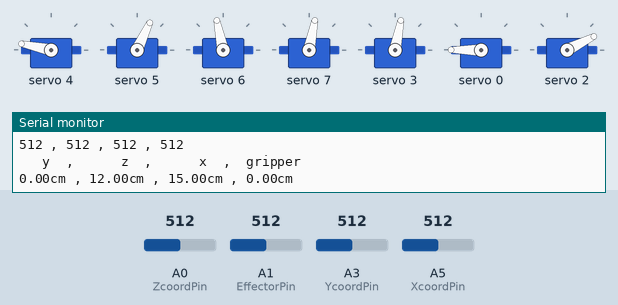
The sketch below on a simulated Arduino Uno, built with avr-gcc and run on an emulated ATmega328P. Shown: 7 × servo, the last lines printed to the serial monitor. Inputs (shaded band) come from the test bench; at power-on: A0 (ZcoordPin) = 512, A3 (YcoordPin) = 512, A5 (XcoordPin) = 512, A1 (EffectorPin) = 512.

Above: at 1.2 s.
1.3 s: A0 (ZcoordPin) set to 555
At 3.4 s:
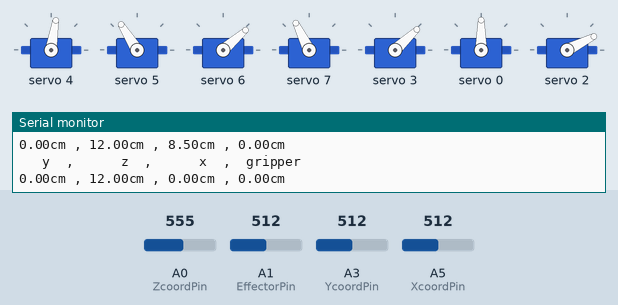
4.3 s: A3 (YcoordPin) set to 546
At 6.4 s:
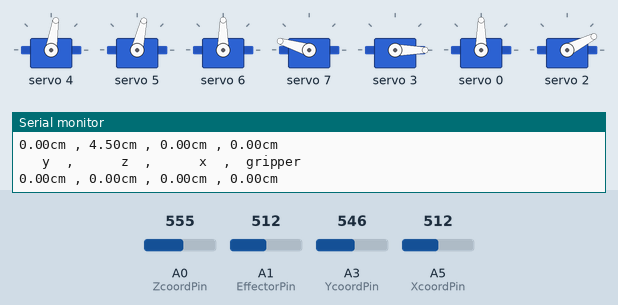
6.9 s: A5 (XcoordPin) set to 551
At 7.18 s:
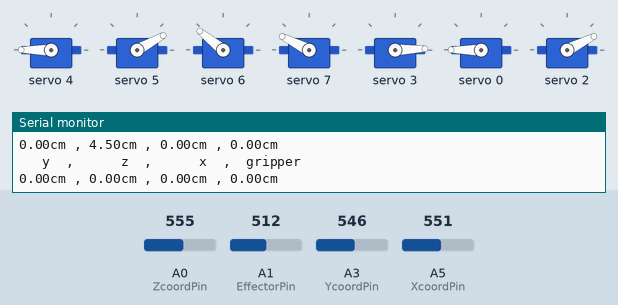
9.9 s: A1 (EffectorPin) set to 306
At 11.2 s:
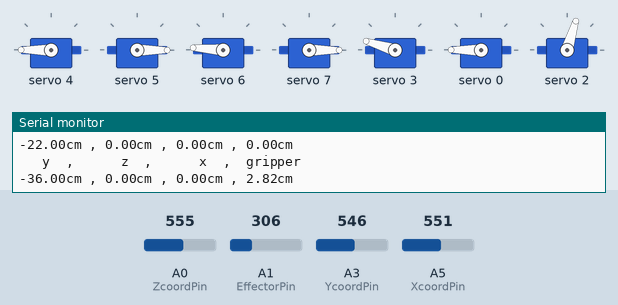
11.5 s: A5 (XcoordPin) set to 306
At 13.46 s:
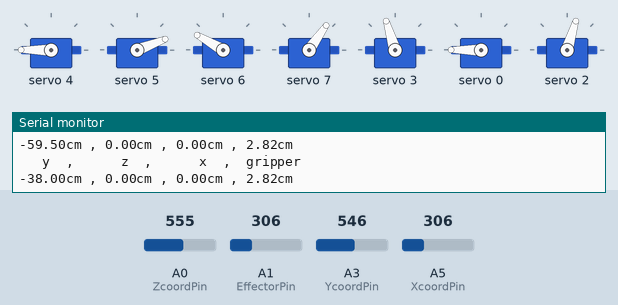
14.5 s: A3 (YcoordPin) set to 306
Timing chart, 0 to 18.5 s (numbered marks = the images above; inputs shaded):
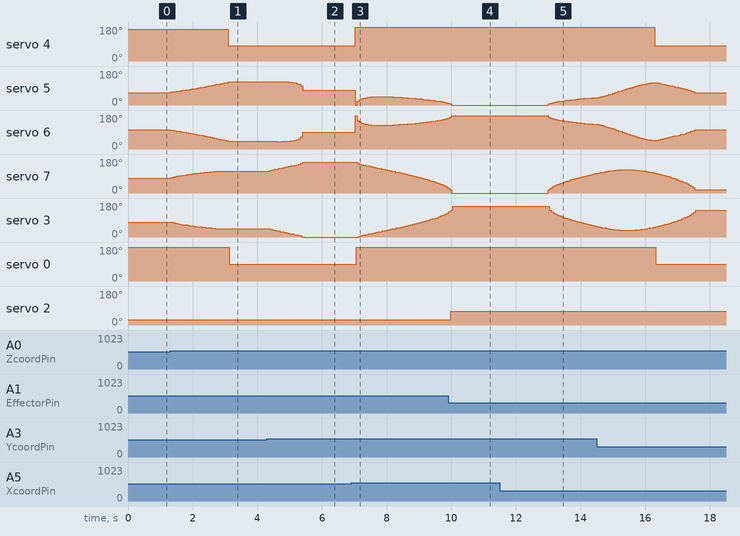

Measured:
- the behaviour switches between 537 and 538 on A0 (ZcoordPin) (found by bisection; images 0 and 1)
- the behaviour switches between 537 and 538 on A3 (YcoordPin) (found by bisection; images 1 and 2)
- the behaviour switches between 537 and 538 on A5 (XcoordPin) (found by bisection; images 2 and 3)
- after the input at 1.3 s, servo 4: 168° → 81° after 1.8 s; servo 5: moves from 65° to 122° over 1.8 s, starting at once; servo 6: moves from 102° to 41° over 1.8 s, starting at once; servo 7: moves from 79° to 116° over 1.6 s, starting at once; servo 3: moves from 79° to 43° over 1.6 s, starting at once
- after the input at 4.3 s, servo 5: rises from 122° to 124° in 0.18 s, then falls to 77° in 0.81 s; servo 7: moves from 116° to 163° over 1.1 s, starting after 0.05 s; servo 3: moves from 43° to 0° over 1.1 s, starting after 0.08 s
- after the input at 6.9 s, servo 4: 81° → 180° after 0.13 s; servo 7: moves from 163° to 26° over 2.8 s, starting after 0.19 s; servo 3: moves from 0° to 127° over 2.7 s, starting after 0.22 s; servo 0: 90° → 180° after 0.16 s
- after the input at 9.9 s, servo 2: 27° → 73° after 0.08 s
- after the input at 11.5 s, servo 5: moves from 0° to 39° over 1.4 s, starting after 1.5 s; servo 6: moves from 176° to 131° over 1.4 s, starting after 1.5 s; servo 7: moves from 0° to 105° over 1.5 s, starting after 1.5 s; servo 3: moves from 163° to 57° over 1.4 s, starting after 1.5 s

The sketch:

Rivet_0.15.ino
```cpp
#include<math.h>
#include<Servo.h>
#include <Wire.h>
#include <Adafruit_PWMServoDriver.h>

Adafruit_PWMServoDriver pwm = Adafruit_PWMServoDriver();

#define lenArm1 15  //cm
#define lenArm2 12  //cm


//COORDINATE RESTRICTIONS
//#define YminRestriction 0
//#define YmaxRestriction 250

//#define ZminRestriction 0
//#define ZmaxRestriction 200

//#define XminRestriction -100
//#define XmaxRestriction 100

//#define EminRestriction 0
//#define EmaxRestriction 5

//DEFINE INPUT PINS
#define YcoordPin A3
#define ZcoordPin A0
#define XcoordPin A5
#define EffectorPin A1

//SET MICROSECONDS FOR SERVO
//#define MINservo0 470  //1375
//#define MAXservo0 2280

//#define MINservo1 520   //1337.5
//#define MAXservo1 2155

//#define MINservo2 2355 //1467.5
//#define MAXservo2 580

//#define MINservo3 500// 13625
//#define MAXservo3 2225

//#define MINservo4 2225
//#define MAXservo4 500

//#define MINservo5 540
//#define MAXservo5 2400

//#define MINservo6 540
//#define MAXservo6 2400

//#define MINservo7 540
//#define MAXservo7 2400

/////////////////////////////////////////////////////////////
#define SERVO_FREQ 50

#define deadzoneVal 25
#define maxChange 0.5
#define Echange 2

#define USMIN  540 // This is the rounded 'minimum' microsecond length based on the minimum pulse of 150
#define USMAX  2400 // This is the rounded 'maximum' microsecond length based on the maximum pulse of 600

unsigned long previousMillis = 0;
const long interval = 1000;

float joint_0_Angle;
float joint_1_Angle;
float joint_2_Angle;
float joint_3_Angle;
float joint_4_Angle;

int servo0_Ms0;
int servo1_Ms1;
int servo2_Ms1;
int servo3_Ms2;
int servo4_Ms2;
int servo5_Ms4;
int gripper_Ms;

float Servo0Smoothed;
float Servo1Smoothed;
float Servo2Smoothed;
float Servo3Smoothed;
float Servo4Smoothed;

float Servo0Prev = 1375;
float Servo1Prev = 1337.5;
float Servo2Prev = 1467.5;
float Servo3Prev = 13625;
float Servo4Prev = 13625;


float yCoord = 12; //cm
float zCoord = 15; //cm
float xCoord = 0; //cm
float gripperDistance;

float sqY = yCoord*yCoord;
float sqZ = zCoord*zCoord;
float sqX = xCoord*xCoord;

int YpotMiddle;
int ZpotMiddle;
int XpotMiddle;
int EpotMiddle;

float YpotVal;
float ZpotVal;
float XpotVal;
float EpotVal;


//=====================================================================================================================================================================================================================================

void setup() {
  Serial.begin(9600);

  pwm.begin();
  pwm.setOscillatorFrequency(27000000);
  pwm.setPWMFreq(SERVO_FREQ);

  joystickCalibrate();
}

void joystickCalibrate() {
  YpotMiddle = analogRead(XcoordPin);
  ZpotMiddle = analogRead(YcoordPin);
  XpotMiddle = analogRead(ZcoordPin);
  EpotMiddle = analogRead(EffectorPin);

  Serial.print(YpotMiddle);
  Serial.print(" , ");
  Serial.print(ZpotMiddle);
  Serial.print(" , ");
  Serial.print(XpotMiddle);
  Serial.print(" , ");
  Serial.print(EpotMiddle);
  Serial.println();
}

//=====================================================================================================================================================================================================================================

void loop() {
  findCoords();

  findAngles();

  servoMove();

  unsigned long currentMillis = millis();
  if (currentMillis - previousMillis >= interval) {
    previousMillis = currentMillis;
    displayInfo();
  }
  delay(20);
}


void displayInfo(){

  //Serial.println("");
  //Serial.println(joint_0_Angle);
  //Serial.println(joint_1_Angle);
  //Serial.println(joint_2_Angle);
  //Serial.println(joint_3_Angle);
  //Serial.println(joint_4_Angle);

  Serial.println("");

  Serial.println("   y  ,      z  ,      x  ,  gripper");

  Serial.print(xCoord);
  Serial.print("cm , ");
  Serial.print(yCoord);
  Serial.print("cm , ");
  Serial.print(zCoord);
  Serial.print("cm , ");
  Serial.print(gripperDistance);
  Serial.print("cm");
}

//=====================================================================================================================================================================================================================================

void findCoords()
{
  YpotVal = analogRead(3);
  ZpotVal = analogRead(0);
  XpotVal = analogRead(5);
  EpotVal = analogRead(1);
//_____________________________________________
  if (YpotVal > YpotMiddle + deadzoneVal){
    yCoord -= maxChange;
  }
  else if (YpotVal < YpotMiddle - deadzoneVal){
    yCoord += maxChange;
  }
//_____________________________________________
  if (ZpotVal > ZpotMiddle + deadzoneVal){
    zCoord -= maxChange;
  }
  else if (YpotVal < YpotMiddle - deadzoneVal){
    zCoord += maxChange;
  }
//_____________________________________________
  if (XpotVal < XpotMiddle - deadzoneVal){
    xCoord += maxChange;
  }
  else if (XpotVal > XpotMiddle + deadzoneVal){
    xCoord -= maxChange;
  }
//_____________________________________________
  if (EpotVal > EpotMiddle + deadzoneVal){
    gripperDistance -= Echange;
  }
  else if (EpotVal < EpotMiddle - deadzoneVal){
    gripperDistance += Echange;
  }
//_____________________________________________
  yCoord = constrain(yCoord, 0, 200);
  zCoord = constrain(zCoord, 0, 200);
  //xCoord = constrain(xCoord, 0, 200);
  gripperDistance = constrain(gripperDistance, 0, 2.82);
}

//=====================================================================================================================================================================================================================================

void findAngles()
{
  float sqY = yCoord*yCoord;
  float sqZ = zCoord*zCoord;
  float sqX = xCoord*xCoord;

  joint_0_Angle = atan2(zCoord,xCoord);
  joint_0_Angle = joint_0_Angle *180 / M_PI + 90;

  joint_1_Angle = (atan(yCoord/sqrt(sqX+sqZ)) + acos( ( (sqX + sqZ + sqY) +sq(lenArm1) - sq(lenArm2) )/ (2* sqrt(sqX + sqY + sqZ) *lenArm1))) *180 / M_PI;  //  atan(y^2 / x^2) + acos(x^2+y^2 / 2*root(x^2+y^2)*armLen)   *180 * Pi

  joint_2_Angle = (acos( ( sq(lenArm1) + sq(lenArm2) - sqX - sqY - sqZ) / (2*lenArm1*lenArm2)) *180 / M_PI) ;
  //Serial.println(sq(lenArm1) + sq(lenArm2));

  //joint_3_Angle = joint_1_Angle+joint_2_Angle-90;
  //joint_4_Angle = joint_0_Angle;

  if (isnan(joint_0_Angle),isnan(joint_1_Angle),isnan(joint_2_Angle)){
    digitalWrite(13, HIGH);
  }
}

//=====================================================================================================================================================================================================================================

void servoMove()
{
  if (joint_0_Angle<=180, joint_0_Angle>=0, joint_1_Angle<=180, joint_1_Angle>=0, joint_2_Angle<=180, joint_2_Angle>=0) {
    servo0_Ms0 = map(joint_0_Angle, 0, 180, 470, 2280);
    servo1_Ms1 = map(joint_1_Angle, 0, 180, 520, 2155);
    servo2_Ms1 = map(joint_1_Angle, 0, 180, 2355, 580); //Inverse
    servo3_Ms2 = map(joint_2_Angle, 0, 180, 500, 2225);
    servo4_Ms2 = map(joint_2_Angle, 0, 180, 2225, 500); //Inverse
    servo5_Ms4 = map(joint_0_Angle, 0, 180, 540, 2400);
    gripper_Ms  = map(gripperDistance, 0, 2.82, 825, 1300);  //Emin= 0, Emax= 80
/*
    Servo0Smoothed = (servo0_Ms0 * 0.05) + (Servo0Prev*0.95);
    Servo1Smoothed = (servo1_Ms1 * 0.05) + (Servo1Prev*0.95);
    Servo2Smoothed = (servo2_Ms1 * 0.05) + (Servo2Prev*0.95);
    Servo3Smoothed = (servo3_Ms2 * 0.05) + (Servo3Prev*0.95);
    Servo4Smoothed = (servo4_Ms2 * 0.05) + (Servo4Prev*0.95);

    //Serial.println(servo0_Ms0);
   // Serial.println(servo1_Ms1);
    //Serial.println(servo2_Ms1);
    //Serial.println(servo3_Ms2);

    Servo0Prev = Servo0Smoothed;
    Servo1Prev = Servo1Smoothed;
    Servo2Prev = Servo2Smoothed;
    Servo3Prev = Servo3Smoothed;
    Servo4Prev = Servo4Smoothed;
*/
    //Serial.println("Smoothed");
   // Serial.println(Servo0Smoothed);
    //Serial.println(Servo1Smoothed);
    //Serial.println(Servo2Smoothed);
    //Serial.println(Servo3Smoothed);
    //Serial.println("");
    delay(5);

    pwm.writeMicroseconds(4, servo0_Ms0);
    pwm.writeMicroseconds(5, servo1_Ms1);
    pwm.writeMicroseconds(6, servo2_Ms1);
    pwm.writeMicroseconds(7, servo4_Ms2);
    delay(30);
    pwm.writeMicroseconds(3, servo3_Ms2);
    pwm.writeMicroseconds(0, servo5_Ms4);
    pwm.writeMicroseconds(2, gripper_Ms);
  }
}
```
